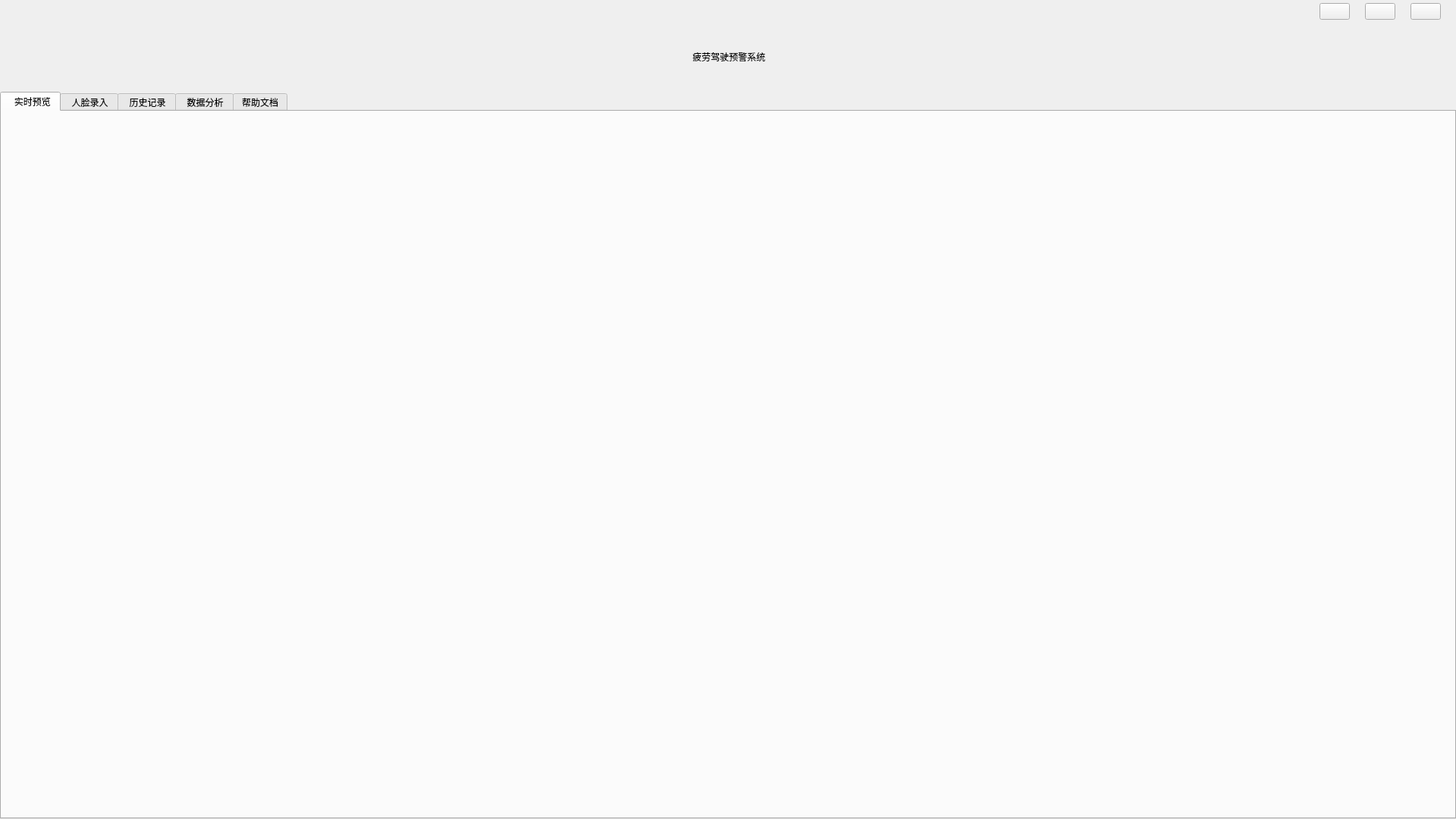
<?xml version="1.0" encoding="UTF-8"?>
<ui version="4.0">
 <class>MainWindow</class>
 <widget class="QMainWindow" name="MainWindow">
  <property name="geometry">
   <rect>
    <x>0</x>
    <y>0</y>
    <width>1920</width>
    <height>1080</height>
   </rect>
  </property>
  <property name="windowTitle">
   <string>MainWindow</string>
  </property>
  <property name="styleSheet">
   <string notr="true"/>
  </property>
  <widget class="QWidget" name="centralwidget">
   <property name="styleSheet">
    <string notr="true"/>
   </property>
   <layout class="QVBoxLayout" name="verticalLayout">
    <property name="spacing">
     <number>0</number>
    </property>
    <property name="leftMargin">
     <number>0</number>
    </property>
    <property name="topMargin">
     <number>0</number>
    </property>
    <property name="rightMargin">
     <number>0</number>
    </property>
    <property name="bottomMargin">
     <number>0</number>
    </property>
    <item>
     <layout class="QHBoxLayout" name="horizontalLayout"/>
    </item>
    <item>
     <widget class="QWidget" name="widget" native="true">
      <property name="minimumSize">
       <size>
        <width>0</width>
        <height>30</height>
       </size>
      </property>
      <layout class="QHBoxLayout" name="horizontalLayout_3">
       <property name="spacing">
        <number>20</number>
       </property>
       <property name="leftMargin">
        <number>0</number>
       </property>
       <property name="topMargin">
        <number>0</number>
       </property>
       <property name="rightMargin">
        <number>20</number>
       </property>
       <property name="bottomMargin">
        <number>0</number>
       </property>
       <item>
        <spacer name="horizontalSpacer">
         <property name="orientation">
          <enum>Qt::Horizontal</enum>
         </property>
         <property name="sizeHint" stdset="0">
          <size>
           <width>40</width>
           <height>20</height>
          </size>
         </property>
        </spacer>
       </item>
       <item>
        <widget class="QPushButton" name="pushButton_3">
         <property name="text">
          <string/>
         </property>
         <property name="icon">
          <iconset resource="resource.qrc">
           <normaloff>:/icon/images/Minimize-2.png</normaloff>:/icon/images/Minimize-2.png</iconset>
         </property>
         <property name="iconSize">
          <size>
           <width>16</width>
           <height>16</height>
          </size>
         </property>
        </widget>
       </item>
       <item>
        <widget class="QPushButton" name="pushButton_4">
         <property name="styleSheet">
          <string notr="true"/>
         </property>
         <property name="text">
          <string/>
         </property>
         <property name="icon">
          <iconset resource="resource.qrc">
           <normaloff>:/icon/images/Max.png</normaloff>:/icon/images/Max.png</iconset>
         </property>
         <property name="iconSize">
          <size>
           <width>16</width>
           <height>16</height>
          </size>
         </property>
        </widget>
       </item>
       <item>
        <widget class="QPushButton" name="pushButton_2">
         <property name="text">
          <string/>
         </property>
         <property name="icon">
          <iconset resource="resource.qrc">
           <normaloff>:/icon/images/quite.png</normaloff>:/icon/images/quite.png</iconset>
         </property>
         <property name="iconSize">
          <size>
           <width>16</width>
           <height>16</height>
          </size>
         </property>
        </widget>
       </item>
      </layout>
     </widget>
    </item>
    <item>
     <widget class="QWidget" name="topWidget" native="true">
      <property name="sizePolicy">
       <sizepolicy hsizetype="Preferred" vsizetype="Preferred">
        <horstretch>0</horstretch>
        <verstretch>0</verstretch>
       </sizepolicy>
      </property>
      <property name="minimumSize">
       <size>
        <width>0</width>
        <height>91</height>
       </size>
      </property>
      <layout class="QHBoxLayout" name="horizontalLayout_2" stretch="1">
       <property name="spacing">
        <number>0</number>
       </property>
       <property name="leftMargin">
        <number>0</number>
       </property>
       <property name="topMargin">
        <number>0</number>
       </property>
       <property name="rightMargin">
        <number>0</number>
       </property>
       <property name="bottomMargin">
        <number>0</number>
       </property>
       <item alignment="Qt::AlignHCenter|Qt::AlignVCenter">
        <widget class="QLabel" name="label">
         <property name="styleSheet">
          <string notr="true"/>
         </property>
         <property name="text">
          <string> 疲劳驾驶预警系统</string>
         </property>
        </widget>
       </item>
      </layout>
     </widget>
    </item>
    <item>
     <widget class="QTabWidget" name="tabWidget">
      <property name="currentIndex">
       <number>0</number>
      </property>
      <widget class="MainPage" name="page1">
       <attribute name="title">
        <string>  实时预览</string>
       </attribute>
      </widget>
      <widget class="FaceInput" name="page2">
       <attribute name="title">
        <string> 人脸录入</string>
       </attribute>
      </widget>
      <widget class="History" name="page3">
       <attribute name="title">
        <string> 历史记录</string>
       </attribute>
      </widget>
      <widget class="DataAnalysis" name="page4">
       <attribute name="title">
        <string> 数据分析</string>
       </attribute>
      </widget>
      <widget class="HelpWidget" name="tab">
       <attribute name="title">
        <string>帮助文档</string>
       </attribute>
      </widget>
     </widget>
    </item>
   </layout>
  </widget>
  <widget class="QMenuBar" name="menubar">
   <property name="geometry">
    <rect>
     <x>0</x>
     <y>0</y>
     <width>1920</width>
     <height>34</height>
    </rect>
   </property>
  </widget>
 </widget>
 <customwidgets>
  <customwidget>
   <class>MainPage</class>
   <extends>QWidget</extends>
   <header location="global">mainpage.h</header>
   <container>1</container>
  </customwidget>
  <customwidget>
   <class>FaceInput</class>
   <extends>QWidget</extends>
   <header>faceinput.h</header>
   <container>1</container>
  </customwidget>
  <customwidget>
   <class>History</class>
   <extends>QWidget</extends>
   <header>history.h</header>
   <container>1</container>
  </customwidget>
  <customwidget>
   <class>HelpWidget</class>
   <extends>QWidget</extends>
   <header>helpwidget.h</header>
   <container>1</container>
  </customwidget>
  <customwidget>
   <class>DataAnalysis</class>
   <extends>QWidget</extends>
   <header>dataanalysis.h</header>
   <container>1</container>
  </customwidget>
 </customwidgets>
 <resources>
  <include location="resource.qrc"/>
 </resources>
 <connections/>
</ui>
